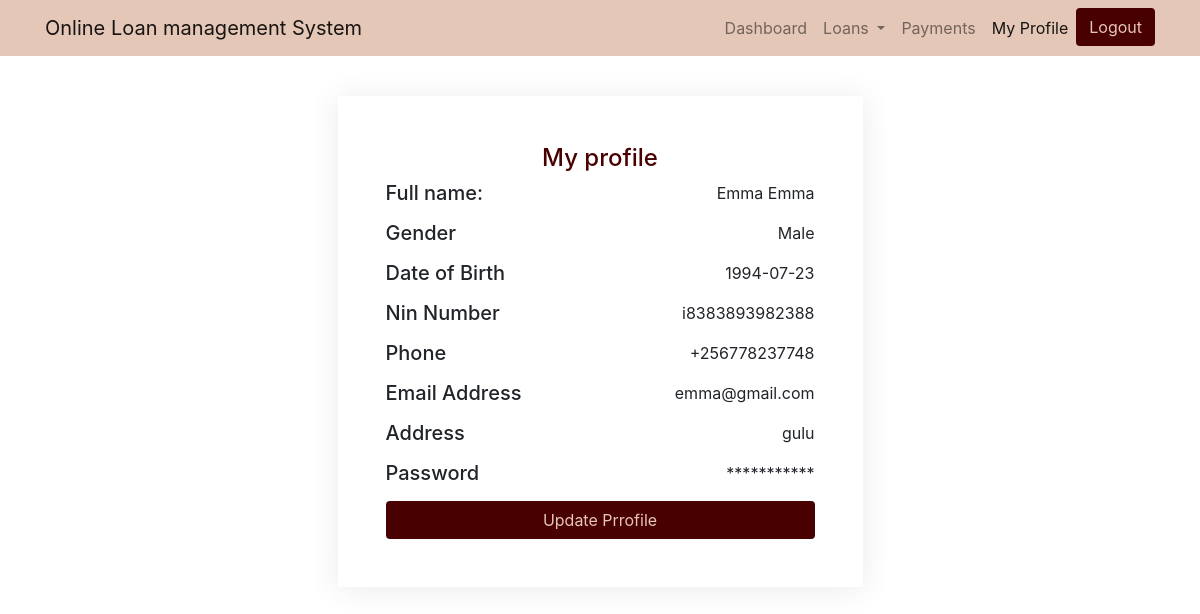
The page /my_account.php?id=profile (signed in) on the database its author committed.
### tables this page shows
CREATE TABLE `user` (
  `id` int(11) NOT NULL,
  `firstname` varchar(100) NOT NULL,
  `lastname` varchar(100) NOT NULL,
  `gender` text NOT NULL,
  `date_of_birth` date NOT NULL,
  `force_number` varchar(100) NOT NULL,
  `rank` text NOT NULL,
  `nin_num` text NOT NULL,
  `phone` varchar(45) NOT NULL,
  `email` varchar(255) NOT NULL,
  `address` varchar(255) NOT NULL,
  `user_info` varchar(255) NOT NULL,
  `password` varchar(255) NOT NULL,
  `status` text NOT NULL,
  `date_registered` date NOT NULL DEFAULT current_timestamp()
);

### data/get_data.php (called while the page is built, shortened)
<?php
function getUserById($user_id, $conn){
    $sql = "SELECT * FROM user WHERE id=?";
    $stmt = $conn->prepare($sql);
    $stmt->execute([$user_id]);
    if($stmt->rowCount()==1){
        $user = $stmt->fetch();
        return $user;
    }else{
        return 0;
    }
}
?>

### my_account.php (the view, shortened to what this page needs)
<?php
$sessionId = $_SESSION['id'] ?? '';
$id = $_REQUEST['id'] ?? 'dashboard';
include("include/db_con.php");
include("data/get_data.php");
?>
<!DOCTYPE html>
<html lang="en">
<head>
    <link href="https://cdn.jsdelivr.net/npm/bootstrap@5.3.1/dist/css/bootstrap.min.css" rel="stylesheet"
>
    <link rel="stylesheet" href="https://maxcdn.bootstrapcdn.com/bootstrap/4.5.2/css/bootstrap.min.css">
    <link rel="stylesheet" href="https://maxcdn.bootstrapcdn.com/bootstrap/4.5.2/css/bootstrap.min.css">
    <link rel="stylesheet" href="https://cdnjs.cloudflare.com/ajax/libs/font-awesome/6.4.2/css/all.min.css">
    <link rel="stylesheet" href="assets/css/style.css">
    <link rel="stylesheet" href="https://maxcdn.bootstrapcdn.com/bootstrap/4.5.2/css/bootstrap.min.css">
    <link rel="stylesheet" href="assets/css/style.css">
</head>
<body>
    <nav class="navbar navbar-expand-md navbar-light bg_cream fixed-top">
        <div class="container text_maroon">
            <a class="navbar-brand" href="#">Online Loan management System</a>
            <div class="collapse navbar-collapse  justify-content-end" id="navbarNav">
                <ul class="navbar-nav">
                    <li class=" <?php if ('dashboard' == $id) {
                        echo "active";
                    } ?> nav-item">
                        <a href="my_account.php?id=dashboard" class="nav-link">Dashboard</a>
                    </li>
                    <li class="nav-item dropdown">
                        <a class="nav-link dropdown-toggle <?php if ('loan_apply' == $id || 'loan_history' == $id) {
                            echo "active";
                        } ?> " href="#" id="servicesDropdown" role="button" data-toggle="dropdown" aria-haspopup="true"
                            aria-expanded="false">
                            Loans
                        </a>
                    </li>
                    <li class=" <?php if ('payments' == $id) {
                        echo "active";
                    } ?> nav-item">
                        <a href="my_account.php?id=payments" class="nav-link">Payments</a>
                    </li>
                    <li class=" <?php if ('profile' == $id) {
                        echo "active";
                    } ?> nav-item">
                        <a href="my_account.php?id=profile" class="nav-link">My Profile</a>
                    </li>
                    <li class="nav-item">
                        <a class="nav-lin btn bg_maroon text_cream" href="logout.php">Logout</a>
                    </li>
                </ul>
            </div>
        </div>
    </nav>
    <div class="container-fluid mt-5">
        <div class="container main_body pt-5">
            <?php if ('profile' == $id) {
                $user = getUserById($sessionId, $conn);
                ?>
                <div class="container text-center w-50">
                    <div class="bg_white p-5">
                        <h4 class="text-center text_maroon">My profile</h4>
                        <div class="row">
                            <div class="col-md-12">
                                <div class="justify-content-between d-flex">
                                    <h5>Full name:</h5>
                                    <p>
                                        <?= $user['firstname'] ?>
                                        <?= $user['lastname'] ?>
                                    </p>
                                </div>
                            </div>
                            <div class="col-md-12">
                                <div class="justify-content-between d-flex">
                                    <h5>Gender</h5>
                                    <p>
                                        <?= $user['gender'] ?>
                                    </p>
                                </div>
                            </div>
                            <div class="col-md-12">
                                <div class="justify-content-between d-flex">
                                    <h5>Date of Birth</h5>
                                    <p>
                                        <?= $user['date_of_birth'] ?>
                                    </p>
                                </div>
                            </div>
                            <div class="col-md-12">
                                <div class="justify-content-between d-flex">
                                    <h5>Nin Number</h5>
                                    <p>
                                        <?= $user['nin_num'] ?>
                                    </p>
                                </div>
                            </div>
                            <div class="col-md-12">
                                <div class="justify-content-between d-flex">
                                    <h5>Phone</h5>
                                    <p>
                                        <?= $user['phone'] ?>
                                    </p>
                                </div>
                            </div>
                            <div class="col-md-12">
                                <div class="justify-content-between d-flex">
                                    <h5>Email Address</h5>
                                    <p>
                                        <?= $user['email'] ?>
                                    </p>
                                </div>
                            </div>
                            <div class="col-md-12">
                                <div class="justify-content-between d-flex">
                                    <h5>Address</h5>
                                    <p>
                                        <?= $user['address'] ?>
                                    </p>
                                </div>
                            </div>
                            <div class="col-md-12">
                                <div class="justify-content-between d-flex">
                                    <h5>Password</h5>
                                    <p>*********** </p>
                                </div>
                            </div>
                            <div class="col-md-12">
                                <?php printf("<a href='my_account.php?action=update_profile&id=%s' class='btn bg_maroon text_cream form-control'>Update Prrofile</a>", $user['id']) ?>
                            </div>
                        </div>
                    </div>
                </div>
                <?php
            }
            ?>
        </div>
    </div>
</body>
</html>

### assets/css/style.css (style rules this page uses)
.bg_white { -webkit-box-shadow: 0 0.15rem 1.75rem 0 rgba(58, 59, 69, 0.1); box-shadow: 0 0.15rem 1.75rem 0 rgba(58, 59, 69, 0.1); background-color: #FFF; }
.text_cream { color: #E4C7B7; }
.text_maroon { color: #490000; }
.bg_cream { background: #E4C7B7; }
.bg_maroon { background: #490000; }

### rows shown on the page
user: firstname "Emma", lastname "Emma", gender "Male", date_of_birth "1994-07-23", nin_num "i8383893982388", phone "+256778237748", email "emma@gmail.com", address "gulu"
